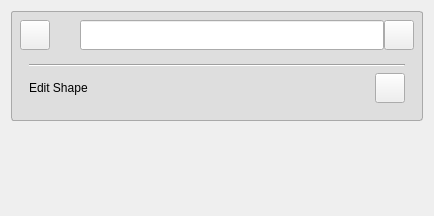
<?xml version="1.0" encoding="UTF-8"?>
<ui version="4.0">
 <class>FGEGeometryEditMeshForm</class>
 <widget class="QWidget" name="FGEGeometryEditMeshForm">
  <property name="geometry">
   <rect>
    <x>0</x>
    <y>0</y>
    <width>434</width>
    <height>216</height>
   </rect>
  </property>
  <property name="windowTitle">
   <string>Form</string>
  </property>
  <layout class="QGridLayout" name="gridLayout_4">
   <item row="0" column="0">
    <widget class="QWidget" name="widget" native="true">
     <property name="minimumSize">
      <size>
       <width>0</width>
       <height>0</height>
      </size>
     </property>
     <property name="maximumSize">
      <size>
       <width>16777215</width>
       <height>16777215</height>
      </size>
     </property>
     <property name="styleSheet">
      <string notr="true">QWidget#widget {
    border: 1px solid darkgray;
	background-color: rgb(222, 222, 222);
	border-radius: 3px;
}</string>
     </property>
     <layout class="QGridLayout" name="gridLayout_2">
      <property name="leftMargin">
       <number>9</number>
      </property>
      <property name="topMargin">
       <number>9</number>
      </property>
      <property name="rightMargin">
       <number>9</number>
      </property>
      <property name="bottomMargin">
       <number>9</number>
      </property>
      <property name="spacing">
       <number>4</number>
      </property>
      <item row="0" column="0">
       <widget class="QWidget" name="widget_2" native="true">
        <property name="minimumSize">
         <size>
          <width>0</width>
          <height>30</height>
         </size>
        </property>
        <property name="maximumSize">
         <size>
          <width>16777215</width>
          <height>30</height>
         </size>
        </property>
        <layout class="QHBoxLayout" name="horizontalLayout_2">
         <property name="spacing">
          <number>0</number>
         </property>
         <property name="leftMargin">
          <number>0</number>
         </property>
         <property name="topMargin">
          <number>0</number>
         </property>
         <property name="rightMargin">
          <number>0</number>
         </property>
         <property name="bottomMargin">
          <number>0</number>
         </property>
         <item>
          <widget class="QPushButton" name="pushButton">
           <property name="minimumSize">
            <size>
             <width>30</width>
             <height>30</height>
            </size>
           </property>
           <property name="maximumSize">
            <size>
             <width>30</width>
             <height>30</height>
            </size>
           </property>
           <property name="text">
            <string/>
           </property>
           <property name="icon">
            <iconset resource="../../icons.qrc">
             <normaloff>:/Icons/svg/down_arrow.svg</normaloff>:/Icons/svg/down_arrow.svg</iconset>
           </property>
           <property name="iconSize">
            <size>
             <width>16</width>
             <height>16</height>
            </size>
           </property>
           <property name="autoRepeatDelay">
            <number>297</number>
           </property>
          </widget>
         </item>
         <item>
          <widget class="QLabel" name="label_5">
           <property name="minimumSize">
            <size>
             <width>30</width>
             <height>30</height>
            </size>
           </property>
           <property name="maximumSize">
            <size>
             <width>30</width>
             <height>30</height>
            </size>
           </property>
           <property name="text">
            <string/>
           </property>
           <property name="pixmap">
            <pixmap resource="../../icons.qrc">:/Icons/shapes/cylinder.png</pixmap>
           </property>
           <property name="scaledContents">
            <bool>true</bool>
           </property>
           <property name="margin">
            <number>3</number>
           </property>
          </widget>
         </item>
         <item>
          <widget class="QLineEdit" name="lineEdit">
           <property name="minimumSize">
            <size>
             <width>0</width>
             <height>30</height>
            </size>
           </property>
          </widget>
         </item>
         <item>
          <widget class="QPushButton" name="pushButton_close">
           <property name="minimumSize">
            <size>
             <width>30</width>
             <height>30</height>
            </size>
           </property>
           <property name="maximumSize">
            <size>
             <width>30</width>
             <height>30</height>
            </size>
           </property>
           <property name="text">
            <string/>
           </property>
           <property name="icon">
            <iconset resource="../../icons.qrc">
             <normaloff>:/Icons/delete_splite.png</normaloff>:/Icons/delete_splite.png</iconset>
           </property>
           <property name="iconSize">
            <size>
             <width>12</width>
             <height>12</height>
            </size>
           </property>
          </widget>
         </item>
        </layout>
       </widget>
      </item>
      <item row="1" column="0">
       <widget class="QWidget" name="widget_3" native="true">
        <layout class="QGridLayout" name="gridLayout_3">
         <item row="0" column="0" colspan="2">
          <widget class="Line" name="line">
           <property name="minimumSize">
            <size>
             <width>0</width>
             <height>4</height>
            </size>
           </property>
           <property name="maximumSize">
            <size>
             <width>16777215</width>
             <height>4</height>
            </size>
           </property>
           <property name="orientation">
            <enum>Qt::Horizontal</enum>
           </property>
          </widget>
         </item>
         <item row="1" column="0">
          <widget class="QLabel" name="label">
           <property name="text">
            <string>Edit Shape</string>
           </property>
          </widget>
         </item>
         <item row="1" column="1">
          <widget class="QPushButton" name="pushButton_edit_shape">
           <property name="minimumSize">
            <size>
             <width>30</width>
             <height>30</height>
            </size>
           </property>
           <property name="maximumSize">
            <size>
             <width>30</width>
             <height>30</height>
            </size>
           </property>
           <property name="text">
            <string/>
           </property>
          </widget>
         </item>
        </layout>
       </widget>
      </item>
      <item row="2" column="0">
       <spacer name="verticalSpacer_2">
        <property name="orientation">
         <enum>Qt::Vertical</enum>
        </property>
        <property name="sizeHint" stdset="0">
         <size>
          <width>20</width>
          <height>0</height>
         </size>
        </property>
       </spacer>
      </item>
     </layout>
    </widget>
   </item>
   <item row="1" column="0">
    <spacer name="verticalSpacer_3">
     <property name="orientation">
      <enum>Qt::Vertical</enum>
     </property>
     <property name="sizeHint" stdset="0">
      <size>
       <width>20</width>
       <height>75</height>
      </size>
     </property>
    </spacer>
   </item>
  </layout>
 </widget>
 <resources>
  <include location="../../icons.qrc"/>
 </resources>
 <connections/>
</ui>
